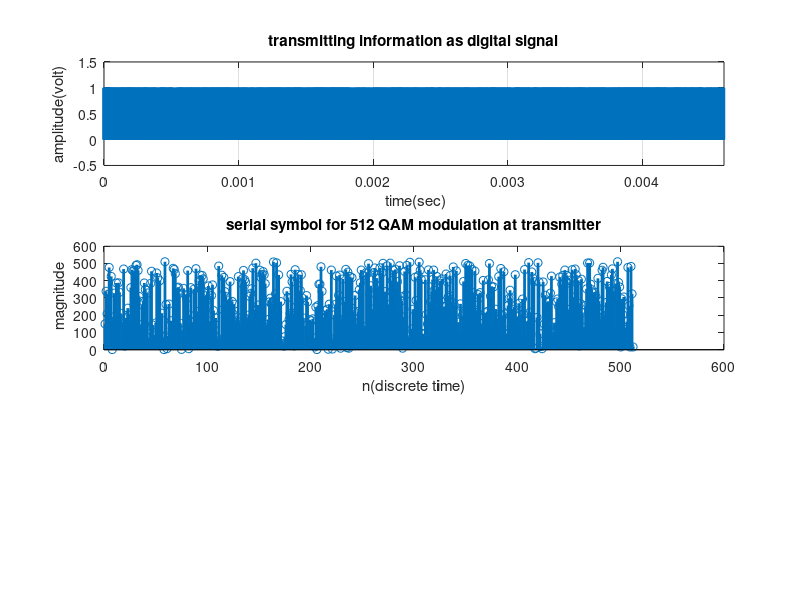
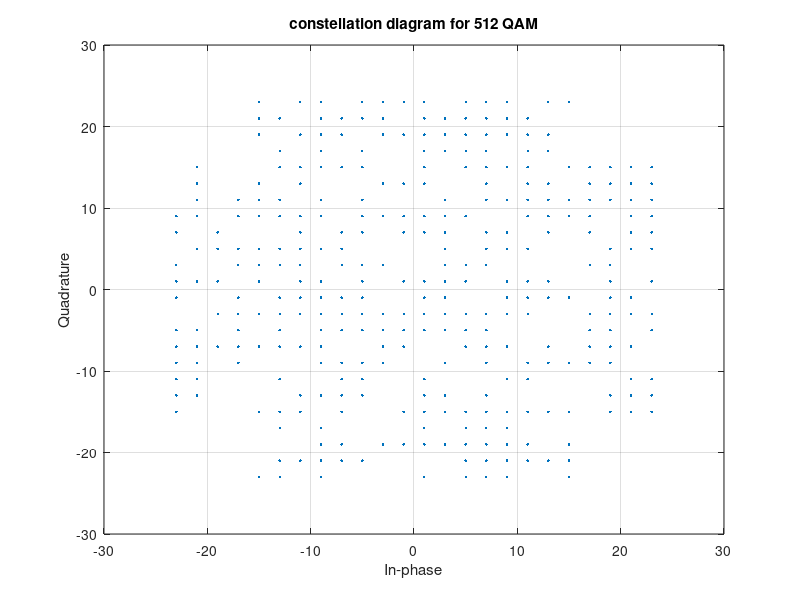
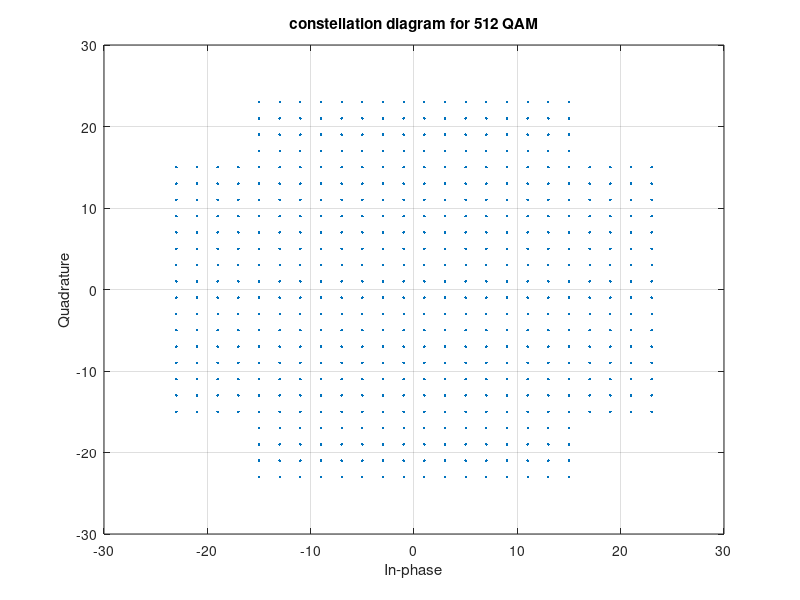
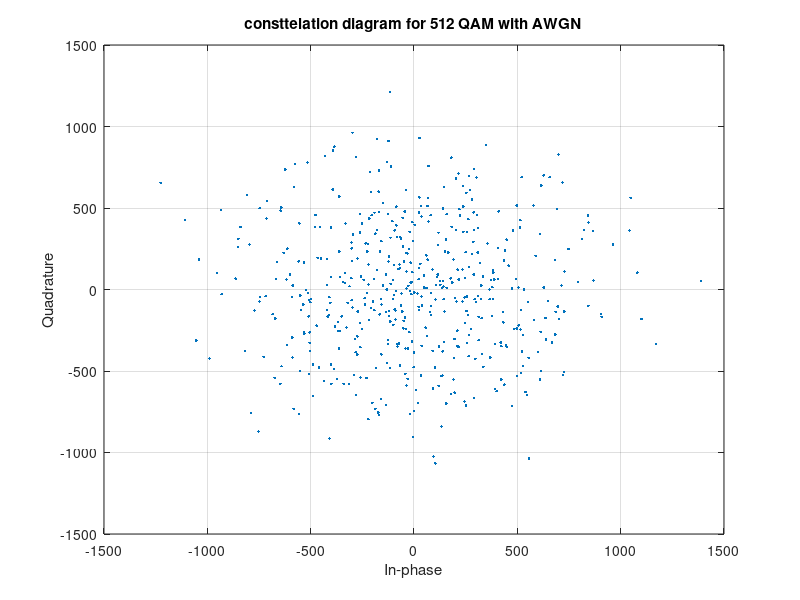

These charts were generated, in order, by the following MATLAB code:
clear all
close all
clc;

% We will use 512 QAM Modulation
% That means we have 512 symbols and #bits/symbols = log2(512) = 9
% our stream of bits at least will be 512 * 9 = 4608 bit
M = 512; % Number of symbols
m = log2(M); % Number Of bits per symbol 
n_bits = 4608 ; % Defining Number of bits
stream = randi([0, 1], 1,n_bits); % This function generates 4608 random binary values

% Representation of transmitting binary information as digital signal 
x=stream;
bp=.000001; % bit period
bit=[]; % Defining empty array 
% The following for loop convert the stream of bits to a digital signal
for n=1:1:length(x)
if x(n)==1;
se=ones(1,100);
else x(n)==0;
se=zeros(1,100);
end
bit=[bit se];
end
t1=bp/100:bp/100:100*length(x)*(bp/100);
figure(1)
subplot(3,1,1);
plot(t1,bit,'lineWidth',2.5);grid on;
axis([ 0 bp*length(x) -.5 1.5]);
ylabel('amplitude(volt)');
xlabel(' time(sec)');
title('transmitting information as digital signal');

% binary information convert into symbolic form for M-array QAM modulation
stream_reshape=reshape(stream,log2(M),n_bits/log2(M))'; % Reshape every 9 bits into one vector
for(j=1:1:M)
for(i=1:1:log2(M))
a(j,i)=num2str(stream_reshape(j,i));
end
end
as=bin2dec(a);
ass=as';
figure(1)
subplot(3,1,2);
stem(ass,'Linewidth',2.0);
title('serial symbol for 512 QAM modulation at transmitter');
xlabel('n(discrete time)');
ylabel(' magnitude');

% Mapping for 512 QAM modulation
% define general constalation distribution for 512 QAM starting from 0 to 511
constellation = [-15+17i  -15+19i  -15+21i  -15+23i   -1+23i   -1+21i...
  -1+19i   -1+17i   -1-17i   -1-19i   -1-21i   -1-23i  -15-23i  -15-21i...
  -15-19i  -15-17i  -13+17i  -13+19i  -13+21i  -13+23i   -3+23i   -3+21i...
   -3+19i   -3+17i   -3-17i   -3-19i   -3-21i   -3-23i  -13-23i  -13-21i...
  -13-19i  -13-17i  -11+17i  -11+19i  -11+21i  -11+23i   -5+23i   -5+21i...
   -5+19i   -5+17i   -5-17i   -5-19i   -5-21i   -5-23i  -11-23i  -11-21i...
  -11-19i  -11-17i   -9+17i   -9+19i   -9+21i   -9+23i   -7+23i   -7+21i...
   -7+19i   -7+17i   -7-17i   -7-19i   -7-21i   -7-23i   -9-23i   -9-21i...
   -9-19i   -9-17i  -23+15i  -23+13i  -23+11i   -23+9i   -23+7i   -23+5i...
   -23+3i   -23+1i   -23-1i   -23-3i   -23-5i   -23-7i   -23-9i  -23-11i...
  -23-13i  -23-15i  -21+15i  -21+13i  -21+11i   -21+9i   -21+7i   -21+5i...
   -21+3i   -21+1i   -21-1i   -21-3i   -21-5i   -21-7i   -21-9i  -21-11i...
  -21-13i  -21-15i  -19+15i  -19+13i  -19+11i   -19+9i   -19+7i   -19+5i...
   -19+3i   -19+1i   -19-1i   -19-3i   -19-5i   -19-7i   -19-9i  -19-11i  -19-13i  -19-15i  -17+15i  -17+13i  -17+11i   -17+9i   -17+7i   -17+5i   -17+3i   -17+1i   -17-1i   -17-3i   -17-5i   -17-7i   -17-9i  -17-11i  -17-13i  -17-15i  -15+15i  -15+13i  -15+11i   -15+9i   -15+7i   -15+5i   -15+3i   -15+1i   -15-1i   -15-3i   -15-5i   -15-7i   -15-9i  -15-11i  -15-13i  -15-15i  -13+15i  -13+13i  -13+11i   -13+9i   -13+7i   -13+5i   -13+3i   -13+1i   -13-1i   -13-3i   -13-5i   -13-7i   -13-9i  -13-11i  -13-13i  -13-15i  -11+15i  -11+13i  -11+11i   -11+9i   -11+7i   -11+5i   -11+3i   -11+1i   -11-1i   -11-3i   -11-5i   -11-7i   -11-9i  -11-11i  -11-13i  -11-15i   -9+15i   -9+13i   -9+11i    -9+9i    -9+7i    -9+5i    -9+3i    -9+1i    -9-1i    -9-3i    -9-5i    -9-7i    -9-9i   -9-11i   -9-13i   -9-15i   -7+15i   -7+13i   -7+11i    -7+9i    -7+7i    -7+5i    -7+3i    -7+1i    -7-1i    -7-3i    -7-5i    -7-7i    -7-9i   -7-11i   -7-13i   -7-15i   -5+15i   -5+13i   -5+11i    -5+9i    -5+7i    -5+5i    -5+3i    -5+1i    -5-1i    -5-3i    -5-5i    -5-7i    -5-9i   -5-11i   -5-13i   -5-15i   -3+15i   -3+13i   -3+11i    -3+9i    -3+7i    -3+5i    -3+3i    -3+1i    -3-1i    -3-3i    -3-5i    -3-7i    -3-9i   -3-11i   -3-13i   -3-15i   -1+15i   -1+13i   -1+11i    -1+9i    -1+7i    -1+5i    -1+3i    -1+1i    -1-1i    -1-3i    -1-5i    -1-7i    -1-9i   -1-11i   -1-13i   -1-15i    1+15i    1+13i    1+11i     1+9i     1+7i     1+5i     1+3i     1+1i     1-1i     1-3i     1-5i     1-7i     1-9i    1-11i    1-13i    1-15i    3+15i    3+13i    3+11i     3+9i     3+7i     3+5i     3+3i     3+1i     3-1i     3-3i     3-5i     3-7i     3-9i    3-11i    3-13i    3-15i    5+15i    5+13i    5+11i     5+9i     5+7i     5+5i     5+3i     5+1i     5-1i     5-3i     5-5i     5-7i     5-9i    5-11i    5-13i    5-15i    7+15i    7+13i    7+11i     7+9i     7+7i     7+5i     7+3i     7+1i     7-1i     7-3i     7-5i     7-7i     7-9i    7-11i    7-13i    7-15i    9+15i    9+13i    9+11i     9+9i     9+7i     9+5i     9+3i     9+1i     9-1i     9-3i     9-5i     9-7i     9-9i    9-11i    9-13i    9-15i   11+15i   11+13i   11+11i    11+9i    11+7i    11+5i    11+3i    11+1i    11-1i    11-3i    11-5i    11-7i    11-9i   11-11i   11-13i   11-15i   13+15i   13+13i   13+11i    13+9i    13+7i    13+5i    13+3i    13+1i    13-1i    13-3i    13-5i    13-7i    13-9i   13-11i   13-13i   13-15i   15+15i   15+13i   15+11i    15+9i    15+7i    15+5i    15+3i    15+1i    15-1i    15-3i    15-5i    15-7i    15-9i   15-11i   15-13i   15-15i   17+15i   17+13i   17+11i    17+9i    17+7i    17+5i    17+3i    17+1i    17-1i    17-3i    17-5i    17-7i    17-9i   17-11i   17-13i   17-15i   19+15i   19+13i   19+11i    19+9i    19+7i    19+5i    19+3i    19+1i    19-1i    19-3i    19-5i    19-7i    19-9i   19-11i   19-13i   19-15i   21+15i   21+13i   21+11i    21+9i    21+7i    21+5i    21+3i    21+1i    21-1i    21-3i    21-5i    21-7i    21-9i   21-11i   21-13i   21-15i   23+15i   23+13i   23+11i    23+9i    23+7i    23+5i    23+3i    23+1i    23-1i    23-3i    23-5i    23-7i    23-9i   23-11i   23-13i   23-15i    9+17i    9+19i    9+21i    9+23i    7+23i    7+21i    7+19i    7+17i    7-17i    7-19i    7-21i    7-23i    9-23i    9-21i    9-19i    9-17i   11+17i   11+19i   11+21i   11+23i    5+23i    5+21i    5+19i    5+17i    5-17i    5-19i    5-21i    5-23i   11-23i   11-21i   11-19i   11-17i   13+17i   13+19i   13+21i   13+23i    3+23i    3+21i    3+19i    3+17i    3-17i    3-19i    3-21i    3-23i   13-23i   13-21i   13-19i   13-17i   15+17i   15+19i   15+21i   15+23i    1+23i    1+21i    1+19i    1+17i    1-17i    1-19i    1-21i    1-23i   15-23i   15-21i   15-19i   15-17i];
p =[]; % Defining empty array 
% mapping symbols to general constellation
for v = 1:1:512
   for vv = 1:1:512
      if ass(v) == vv-1
          p = [p constellation(vv)];
      end
   end
end 
scatterplot(p),grid on;
title('constellation diagram for 512 QAM');
scatterplot(constellation),grid on;
title('constellation diagram for 512 QAM');
% show noise effect on conestellation diagram 
    snr = -30; % signal to noise ratio in dB
    noise1 = awgn(constellation,snr,'measured'); % awgn effect 
        h = scatterplot (noise1);
        grid
    title('consttelation diagram for 512 QAM with AWGN');

        
    snr = 10; 
    noise = awgn(p,snr,'measured');  
        h = scatterplot (noise);
        grid
  title('consttelation diagram for 512 QAM with AWGN');

      snr = 5; 
    noise = awgn(p,snr,'measured'); 
        h = scatterplot (noise);
        grid
  title('consttelation diagram for 512 QAM with AWGN');

      snr = 0; 
    noise = awgn(p,snr,'measured');
        h = scatterplot (noise);
        grid
  title('consttelation diagram for 512 QAM with AWGN');

            snr = 30; 
    noise = awgn(p,snr,'measured'); 
        h = scatterplot (noise);
        grid
  title('consttelation diagram for 512 QAM with AWGN');
%%%%%%%%%%%%%%%%%%%%%%%%%%%%%%%%%%%%%%%%%%%%%%%%%%%%%%%%%%%%%%%%%%%%%%%
cii= -24:2:24;
bii= -24:2:24;
cii = cii(cii~=0);
bii = bii(bii~=0);
con_phii=cii+1i*bii;
con2=[];
for iii=1:1:24
     for jj=1:1:24
         con3(jj)=cii(iii)+1i*bii(jj);
     end
     con2=[con2 con3];
end
pp=[];%empty array
for c = 1:1:512
   for cc = 1:1:512
      if ass(c) == cc-1
          pp = [pp con2(cc)];
      end
   end
end 
%%detect symbol
SS=zeros(size(noise1)); 
for kkk=1:1:512
  if (real(noise1(kkk))> 0) && (imag(noise1(kkk))> 0)
        for mu11=2:2:24
         if (real(noise1(kkk))<mu11)
            for mu21=2:2:24
               if (imag(noise1(kkk))<mu21)
                 for e=1:1:512
                 if abs(noise1(kkk))<=abs(pp(e))&&...
                    abs(mu11+1i*mu21)==abs(pp(e))
                        SS(e)=ass(e);
                        %SS(kkk)=e-1;
                        %SS(e)=kkk-1;
                 end
                 end
               if (mu21)<(mu21+2)
               break
               end
               end
             end
            if (mu11)<(mu11+2)
                break
            end
          end
        end
  elseif (real(noise1(kkk))> 0) && (imag(noise1(kkk))< 0)
        for mu12=2:2:24
          if (real(noise1(kkk))<mu12)
           for mu22=-2:-2:-24
               if (imag(noise1(kkk))>mu22)
                       for e=1:1:512
                       if abs(noise1(kkk))<=abs(pp(e))&&...
                          abs(mu12+1i*mu22)==abs(pp(e))
                        SS(e)=ass(e);
                        %SS(kkk)=e-1;
                        %SS(e)=kkk-1;
                       end
                       end
               if (mu22)>(mu22-2)
               break
               end
               end
            end
            if (mu12)<(mu12+2)
                break
            end
          end
        end
  elseif (real(noise1(kkk))< 0) && (imag(noise1(kkk))> 0)
          for mu13=-2:-2:-24
               if (real(noise1(kkk))>mu13)
               for mu23=2:2:24
               if (imag(noise1(kkk))<mu23)
                       for e=1:1:512
                       if abs(noise1(kkk))<=abs(pp(e))&&...
                          abs(mu13+1i*mu23)==abs(pp(e))
                        SS(e)=ass(e);
                        %SS(kkk)=e-1;
                        %SS(e)=kkk-1;
                       end
                       end
               end
               if (mu23)<(mu23+2)
               break
               end
               end
               if (mu13)>(mu13-2)
                break
               end
          end
          end   
  elseif (real(noise1(kkk))< 0) && (imag(noise1(kkk))< 0)
          for mu14=-2:-2:-24
          if (real(noise1(kkk))>mu14)
              for mu24=-2:-2:-24
              if (imag(noise1(kkk))>mu24)
              for e=1:1:512
              if abs(noise1(kkk))<=abs(pp(e))&&...
                 abs(mu14+1i*mu24)==abs(pp(e))      
                        SS(e)=ass(e);
                        %SS(kkk)=e-1;
                        %SS(e)=kkk-1;
               end
               end
               if (mu24)>(mu24-2)
               break
               end
               end
               end
               if (mu14)>(mu14-2)
               break
               end
          end
          end
  else
  end
end
SS1=SS';
ss=dec2bin(SS');
for jo=1:1:M
     for ko=1:1:m
     data_symbol_out(jo,ko)= str2num(ss(jo,ko));% stream of bits to string
     end
 end
data_out = reshape(data_symbol_out,n,1);
ber=0;
for i=1:length(stream)
    if stream(i)~=data_out(i)
        ber=ber+1;
    end
end
EbNoindB=-10:5:20;
BER=[2243 2210 2086 2076 2036 1984 1946];
BER1=BER/n_bits;
semilogy(EbNoindB,BER1)
title('the relation between the BER vs. Eb\NoindB');
xlabel('Eb\NoindB');
ylabel('bit_error_rate');
%%%%%%%%%%%%%%%%%%%%%%%%%%%%%%%%%%%%%%%%%%%%%%%%%%%%%%%%%%%%%%%%%5
EbNoratio=10.^(EbNoindB/10);
q=sqrt(3*9*EbNoratio/(M-1));
PE=(4/9)*(1-1/sqrt(M))*(1/2)*erfc(q/sqrt(2));
figure
semilogy(EbNoindB,PE)
title('the relation between theortical BER vs. Eb\NoindB');
xlabel('Eb\NoindB');
ylabel('bit_error_rate');